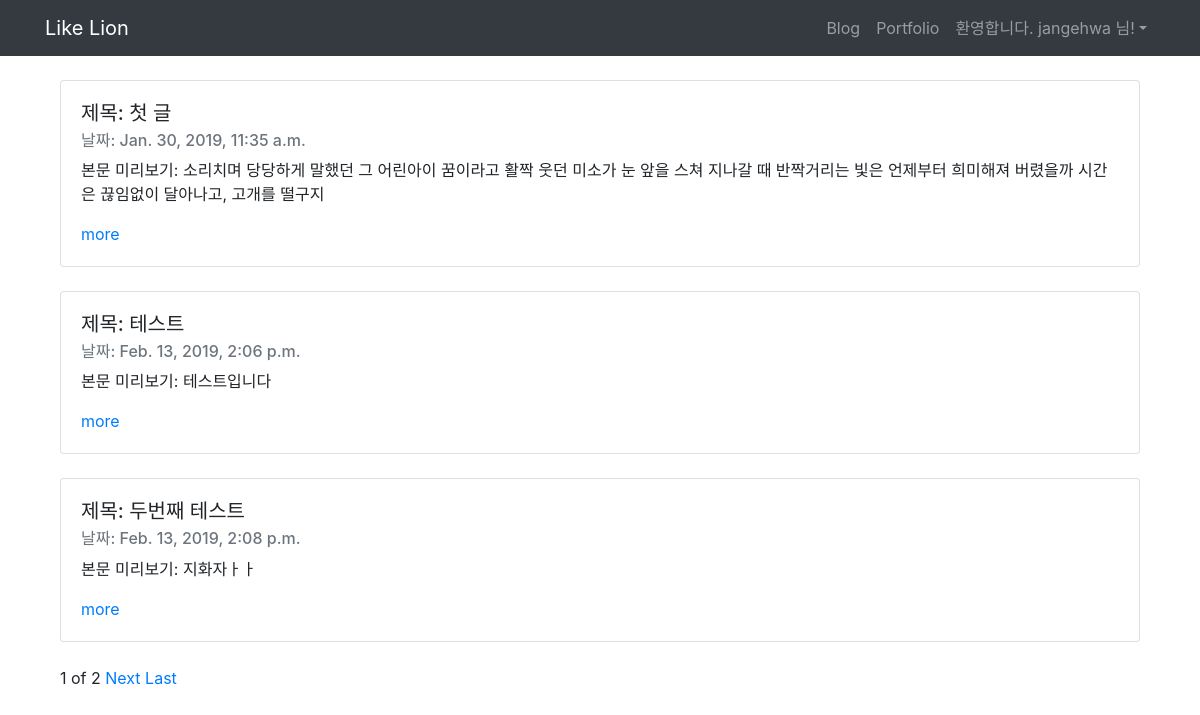
The app's page / (signed in) with its own data.
### secondassignment/models.py (models this page shows, shortened)
class Blog(models.Model):
    title = models.CharField(max_length=200)
    pub_date = models.DateTimeField('date published')
    body = models.TextField()
    def summary(self):
        return self.body[:100]

### secondassignment/views.py (the view)
# urls.py: path('', secondassignment.views.home, name="home"),
def home(request):
    blogs = Blog.objects
    blog_list = Blog.objects.all()
    paginator = Paginator(blog_list, 3)
    page = request.GET.get('page')
    posts = paginator.get_page(page)
    return render(request, 'home.html', {'blogs' : blogs, 'posts':posts })

### secondassignment/templates/home.html (shortened to what this page needs)
{% extends 'base.html' %}
{% block content %}
{% for blog in posts %}
<div class = "container">
    <div class="card">
    <div class="card-body">
            <h5 class="card-title">제목: {{blog.title}}</h5>
            <h6 class="card-subtitle mb-2 text-muted">날짜: {{blog.pub_date}}</h6>
            <p class="card-text">본문 미리보기: {{blog.summary}}</p>
            <a href="{%url 'detail' blog.id %}"" class="card-link">more</a>
    </div>
    </div><br>
</div>
{% endfor %}
<div class = "container">
    <span>{{posts.number}}</span>
    <span>of</span>
    <span>{{posts.paginator.num_pages}}</span>
    {% if posts.has_next %}
    <a href="?page={{posts.next_page_number}}">Next</a>
    <a href="?page={{posts.paginator.num_pages}}">Last
    {% endif %}
    </a>
</div>
{% endblock %}

### blog/templates/base.html (shortened to what this page needs)
<head>
    <link rel="stylesheet" href="https://stackpath.bootstrapcdn.com/bootstrap/4.3.0/css/bootstrap.min.css">
</head>
<body>
    <nav class="navbar navbar-expand-lg navbar-dark bg-dark">
        <div class="container">
                    <a class="navbar-brand" href="{% url 'home' %}">Like Lion</a>
                    <div class="collapse navbar-collapse" id="navbarNavAltMarkup">
                        <ul class="navbar-nav ml-auto">
                            <li class="nav-item">
                                <a class="nav-item nav-link" href="{% url 'home' %}">Blog</span></a>
                            </li>
                            <li class="nav-item">
                                <a class="nav-item nav-link" href="{% url 'portfolio' %}">Portfolio</a>
                            </li>
                            {% if user.is_authenticated %}
                            <li class="nav-item dropdown">
                                <a class="nav-link dropdown-toggle" id="navbarDropdown" role="button" data-toggle="dropdown"
                                    aria-haspopup="true" aria-expanded="false">환영합니다. {{ user.username }} 님!</a>
                            </li>
                            {% endif %}
                        </ul>
                    </div>
                </div>
            </nav>
<br>
    <div class="container">
    {% block content %}
    {% endblock %}
    </div>
</body>

### records on screen
Blog: title "첫 글", pub_date "Jan. 30, 2019, 11:35 a.m.", summary "소리치며 당당하게 말했던 그 어린아이 꿈이라고 활짝 웃던 미소가 눈 앞을 스쳐 지나갈 때 반짝거리는 빛은 언제부터 희미해져 버렸을까 시간은 끊임없이 달아나고, 고개를 떨구지"
Blog: title "테스트", pub_date "Feb. 13, 2019, 2:06 p.m.", summary "테스트입니다"
Blog: title "두번째 테스트", pub_date "Feb. 13, 2019, 2:08 p.m.", summary "지화자ㅏㅏ"

### other values on screen
{{ user.username }} "jangehwa"
{{ posts.number }} "1"
{{ posts.paginator.num_pages }} "2"
